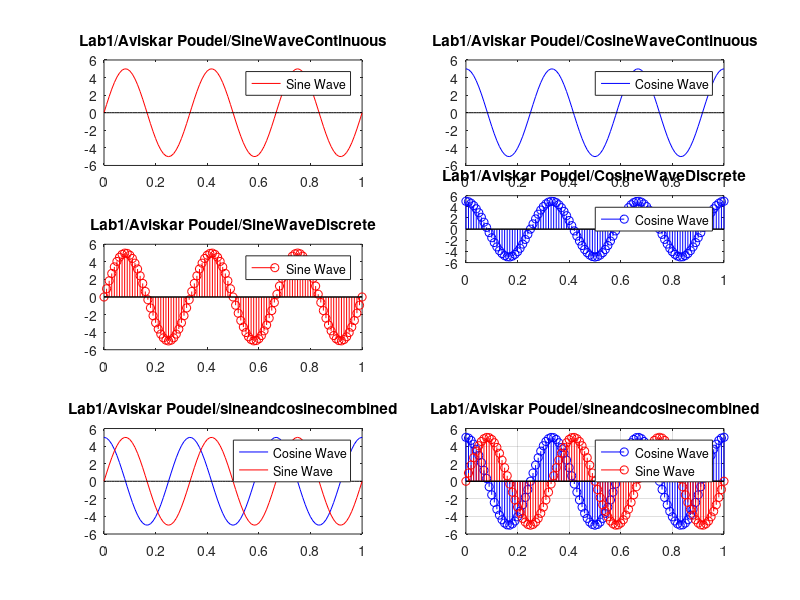

Reproduce this figure in MATLAB.
% parameters for wave: frequency, time, amplitude
% we know that y = asin2 pie f t; 
% for t, it determines gap, and is defined as (starting:gap:ending)

a = 5;
f = 3;
t= 0:0.01:1;
y = a*sin(2*pi*f*t);
yy = a*cos(2*pi*f*t);

subplot(3,2,1)
plot(t,y,'-red')
hold on
plot(t,zeros(size(t)),'-black') % this is to make an x asix line in graph
title('Lab1/Aviskar Poudel/SineWaveContinuous')
legend('Sine Wave')

subplot(3,2,2)
plot(t,yy,'-blue')
hold on
plot(t,zeros(size(t)),'-black')
title('Lab1/Aviskar Poudel/CosineWaveContinuous')
legend('Cosine Wave')

subplot(3,2,3)
stem(t,y,'-red')
hold on
plot(t,zeros(size(t)),'-black')
title('Lab1/Aviskar Poudel/SineWaveDiscrete')
legend('Sine Wave')

subplot(4,2,4)
stem(t,yy,'-blue')
hold on
plot(t,zeros(size(t)),'-black')
title('Lab1/Aviskar Poudel/CosineWaveDiscrete')
legend('Cosine Wave')


subplot(3,2,5)
plot(t,yy,'-blue')
hold on
plot(t,y,'-red')
hold on
plot(t,zeros(size(t)),'-black')
hold on 
title('Lab1/Aviskar Poudel/sineandcosinecombined')
legend('Cosine Wave', 'Sine Wave')


subplot(3,2,6)
stem(t,yy,'-blue')
hold on
stem(t,y,'-red')
hold on
plot(t,zeros(size(t)),'-black')
hold on 
title('Lab1/Aviskar Poudel/sineandcosinecombined')
legend('Cosine Wave', 'Sine Wave')

grid on
